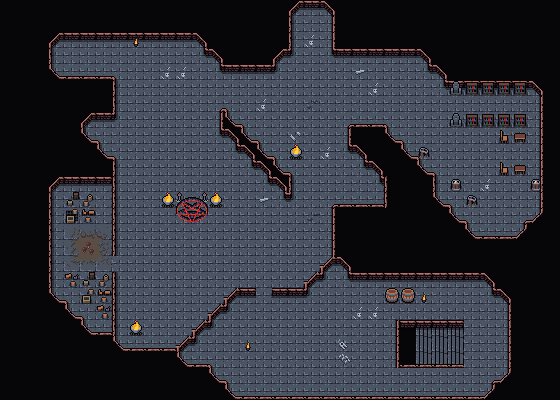

Below is a game level as drawn by its tile map, then a one-line description and the .tmx that defines it (tile-layer data replaced by summaries):
An orthogonal 35x25 tile map with 16x16 px tiles, 5 tile layers (Collision, Background, Ground, Clutter, ...), 4 tilesets and 34 objects.

<map version="1.10" tiledversion="1.10.1" orientation="orthogonal" renderorder="right-down" width="35" height="25" tilewidth="16" tileheight="16" infinite="0" nextlayerid="8" nextobjectid="94">
 <editorsettings>
  <export target="wastetown..tmx" format="tmx" />
 </editorsettings>
 <tileset firstgid="1" source="../../tileset/main.tsx" />
 <tileset firstgid="10113" source="../../tileset/buildings.tsx" />
 <tileset firstgid="11905" source="../../tileset/main-nocollide.tsx" />
 <tileset firstgid="22017" source="../../tileset/buildings-nocollide.tsx" />
 <layer id="7" name="Collision" width="35" height="25">
  <data>[875 cells, 19 non-empty, 1 distinct tile ids]</data>
 </layer>
 <layer id="1" name="Background" width="35" height="25">
  <data>[875 cells, 558 non-empty, 4 distinct tile ids]</data>
 </layer>
 <layer id="2" name="Ground" width="35" height="25">
  <data>[875 cells, 707 non-empty, 16 distinct tile ids]</data>
 </layer>
 <layer id="3" name="Clutter" width="35" height="25">
  <data>[875 cells, 216 non-empty, 25 distinct tile ids]</data>
 </layer>
 <layer id="6" name="Objects" width="35" height="25">
  <properties>
   <property name="spriteLayer" type="bool" value="true" />
  </properties>
  <data>[875 cells, 51 non-empty, 27 distinct tile ids]</data>
 </layer>
 <objectgroup id="4" name="Objects">
  <object id="38" template="../../obj/entry_up.tx" x="400.5" y="364" width="63" height="37">
   <properties>
    <property name="direction" value="left" />
    <property name="teleport" value="../common/maps/map/graveyard_crypt/graveyard_4.tmx" />
   </properties>
  </object>
  <object id="48" template="../../obj/treasure.tx" x="303.833" y="33.3333" />
  <object id="50" template="../../obj/enemy.tx" x="214.902" y="272.059">
   <properties>
    <property name="enemy" value="Devil" />
    <property name="threatRange" type="int" value="30" />
    <property name="waypoints" value="85,84,83,86" />
   </properties>
  </object>
  <object id="62" template="../../obj/enemy.tx" x="367.75" y="94">
   <properties>
    <property name="enemy" value="Adept Black Wizard" />
    <property name="threatRange" type="int" value="30" />
    <property name="waypoints" value="92,93,92,91" />
   </properties>
  </object>
  <object id="63" template="../../obj/enemy.tx" x="509.75" y="161.5">
   <properties>
    <property name="enemy" value="Master Black Wizard" />
    <property name="threatRange" type="int" value="30" />
   </properties>
  </object>
  <object id="64" template="../../obj/enemy.tx" x="179.5" y="156.75">
   <properties>
    <property name="enemy" value="Devil" />
    <property name="threatRange" type="int" value="30" />
    <property name="waypoints" value="86,85,85,84,83,86" />
   </properties>
  </object>
  <object id="65" template="../../obj/enemy.tx" x="184.25" y="217.5">
   <properties>
    <property name="effect">{ "startBattleWithCard": [ "Demonic Rising"]
}</property>
    <property name="enemy" value="Immersturm Demon" />
    <property name="threatRange" type="int" value="60" />
   </properties>
  </object>
  <object id="66" template="../../obj/enemy.tx" x="272.5" y="244">
   <properties>
    <property name="enemy" value="Adept Black Wizard" />
    <property name="threatRange" type="int" value="30" />
    <property name="waypoints" value="87,88,87,84,83" />
   </properties>
  </object>
  <object id="67" template="../../obj/enemy.tx" x="142" y="71.75">
   <properties>
    <property name="enemy" value="Skeleton" />
    <property name="hidden" type="bool" value="true" />
    <property name="threatRange" type="int" value="30" />
   </properties>
  </object>
  <object id="68" template="../../obj/treasure.tx" x="93.5" y="206" />
  <object id="70" template="../../obj/treasure.tx" x="364.917" y="201.25" />
  <object id="71" template="../../obj/gold.tx" x="90.75" y="139" />
  <object id="72" template="../../obj/gold.tx" x="57.5" y="65.75" />
  <object id="73" template="../../obj/manashards.tx" x="488.5" y="235" />
  <object id="74" template="../../obj/manashards.tx" x="326.5" y="288" />
  <object id="75" template="../../obj/manashards.tx" x="252" y="137" />
  <object id="76" template="../../obj/booster.tx" x="512.5" y="143">
   <properties>
    <property name="reward">[
  {
    "editions": [ "ALA" ],
    "type": "card",
    "count": 10,
    "rarity": [ "Common" ]
  },
  {
    "editions": [ "ALA" ],
    "type": "card",
    "count": 3,
    "rarity": [ "Uncommon" ]
  },
  {
    "editions": [ "ALA" ],
    "type": "card",
    "count": 3,
    "rarity": [ "Rare", "Mythic Rare" ]
  }
]
</property>
   </properties>
  </object>
  <object id="77" template="../../obj/enemy.tx" x="303" y="55.5">
   <properties>
    <property name="enemy" value="Adept Black Wizard" />
    <property name="threatRange" type="int" value="30" />
   </properties>
  </object>
  <object id="78" template="../../obj/enemy.tx" x="259" y="106">
   <properties>
    <property name="enemy" value="Apprentice Black Wizard" />
    <property name="threatRange" type="int" value="30" />
    <property name="waypoints" value="90,89,90,91" />
   </properties>
  </object>
  <object id="79" template="../../obj/enemy.tx" x="257" y="299">
   <properties>
    <property name="enemy" value="Black Golem" />
    <property name="threatRange" type="int" value="30" />
   </properties>
  </object>
  <object id="80" template="../../obj/enemy.tx" x="128" y="246.5">
   <properties>
    <property name="enemy" value="Devil" />
    <property name="threatRange" type="int" value="30" />
    <property name="waypoints" value="86,85,85,84,83,86" />
   </properties>
  </object>
  <object id="81" template="../../obj/enemy.tx" x="64.5" y="214.5">
   <properties>
    <property name="enemy" value="Hidden Snake" />
    <property name="threatRange" type="int" value="40" />
   </properties>
  </object>
  <object id="82" template="../../obj/enemy.tx" x="237" y="199">
   <properties>
    <property name="enemy" value="Devil" />
    <property name="threatRange" type="int" value="30" />
    <property name="waypoints" value="84,83,86,85" />
   </properties>
  </object>
  <object id="83" template="../../obj/waypoint.tx" x="184.5" y="180" />
  <object id="84" template="../../obj/waypoint.tx" x="224" y="218" />
  <object id="85" template="../../obj/waypoint.tx" x="181.5" y="253" width="18.5" height="16" />
  <object id="86" template="../../obj/waypoint.tx" x="146.5" y="219" />
  <object id="87" template="../../obj/waypoint.tx" x="255.5" y="365" />
  <object id="88" template="../../obj/waypoint.tx" x="361" y="365.5" />
  <object id="89" template="../../obj/waypoint.tx" x="311" y="221" />
  <object id="90" template="../../obj/waypoint.tx" x="304.5" y="103" />
  <object id="91" template="../../obj/waypoint.tx" x="167.5" y="96" />
  <object id="92" template="../../obj/waypoint.tx" x="414" y="100" />
  <object id="93" template="../../obj/waypoint.tx" x="449" y="169" />
 </objectgroup>
</map>
